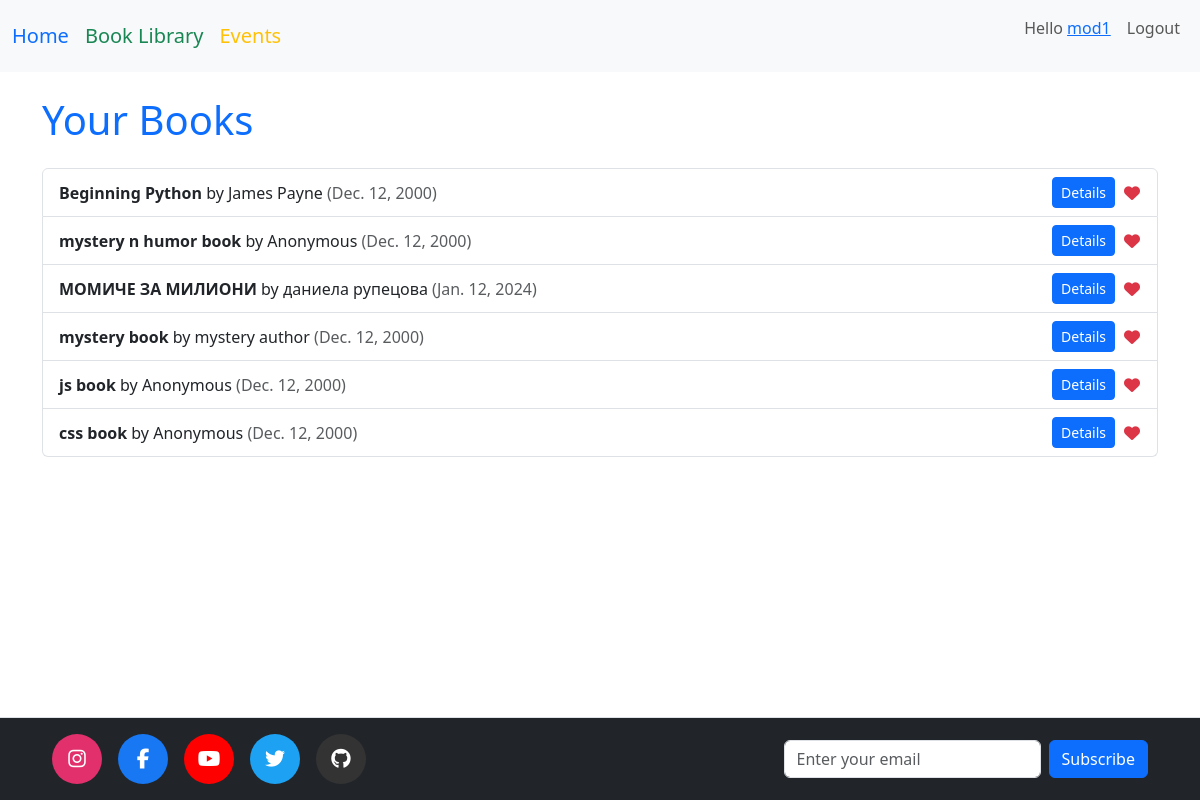
Screenshot of /dashboard/ (signed in) with the database file from the repository.
### accounts/models.py (models this page shows)
class MyUser(AbstractUser):
    email = models.EmailField(unique=True)
    bio = models.TextField(blank=True, null=True)
    fav_books = models.ManyToManyField('books.Book', blank=True, related_name='favorited_by')

### books/models.py (models this page shows, shortened)
class Book(models.Model):
    title = models.CharField(max_length=100)
    author = models.CharField(max_length=100, default='Anonymous')
    published = models.DateField(null=True, blank=True,
    default='2000-12-12')  # YYYY-MM-DD
    content = models.TextField(
        blank=True,
        null=True,
    )
    genres = models.ManyToManyField(Genre, related_name='books')
    pdf_file = models.FileField(upload_to='media_files/pdfs/', null=True, blank=True)

### books/views.py (the view)
# urls.py: path('dashboard/', views.dashboard, name='dashboard'),
@login_required
def dashboard(request):
    user = request.user
    fav_books = user.fav_books.all()
    context = {
        'fav_books': fav_books,
    }
    return render(request, 'dashboard.html', context)

### books/forms.py
class EmailSubscriptionForm(forms.Form):
    email = forms.EmailField(
        widget=forms.EmailInput(attrs={
            'class': 'form-control',
            'placeholder': 'Enter your email',
            'required': True,
        }),
        label=""
    )

### books/context_processors.py (called while the page is built)
def subscription_form(request):
    return {
        'subscribe_form': EmailSubscriptionForm()
    }

### templates/dashboard.html (shortened to what this page needs)
{% extends 'base.html' %}
{% block content %}
<div class="container mt-4">
  <div class="d-flex justify-content-between align-items-center mb-3">
    <h1 class="text-primary">Your Books</h1>
  </div>
  {% if fav_books %}
    <ul class="list-group">
      {% for book in fav_books %}
        <li class="list-group-item d-flex align-items-center justify-content-between">
          <div>
            <strong>{{ book.title }}</strong> by {{ book.author }}
            <span class="text-muted">({{ book.published }})</span>
          </div>
          <div class="d-flex align-items-center gap-2">
            <a href="{% url 'book_details' book.pk %}" class="btn btn-primary btn-sm">Details</a>
            {% if user.is_authenticated %}
              <form action="{% url 'toggle_favorite' book.id %}" method="post" class="d-inline">
                <button type="submit" class="btn btn-link p-0 m-0 align-middle" style="color: inherit;">
                  {% if book in user.fav_books.all %}
                    <i class="fa fa-heart text-danger"></i>
                  {% else %}
                    <i class="fa fa-heart-o text-secondary"></i>
                  {% endif %}
                </button>
              </form>
            {% endif %}
        </div>
        </li>
      {% endfor %}
    </ul>
  {% else %}
    <div class="alert alert-warning">
      No books.
    </div>
  {% endif %}
</div>
{% endblock %}

### templates/navbar.html (shortened to what this page needs)
<nav class="navbar navbar-expand-lg navbar-light bg-light mb-4">
  <div class="container-fluid">
    <a class="navbar-brand text-primary" href="{% url 'index' %}">Home</a>
    <a class="navbar-brand text-success" href="{% url 'book_list' %}">Book Library</a>
    <a class="navbar-brand text-warning" href="{% url 'event_list' %}">Events</a>
    <div class="collapse navbar-collapse" id="navbarNav">
      <ul class="navbar-nav ms-auto">
        {% if request.user.is_authenticated %}
          <li class="nav-item">
            <p class="nav-link">Hello <a href="{% url 'dashboard' %}">{{ request.user.username }}</a></p>
          </li>
          <li class="nav-item">
            <form method="post" action="{% url 'logout' %}">
              <button type="submit" class="btn btn-outline-danger nav-link border-0 bg-transparent">Logout</button>
            </form>
          </li>
        {% endif %}
      </ul>
    </div>
  </div>
</nav>

### static/css/style.css (style rules this page uses)
body { padding-bottom: 100px; }

### rows the page displays
MyUser: user.username "mod1"
Book: title "Beginning Python", author "James Payne", published "Dec. 12, 2000"
Book: title "mystery n humor book", author "Anonymous", published "Dec. 12, 2000"
Book: title "МОМИЧЕ ЗА МИЛИОНИ", author "даниела рупецова", published "Jan. 12, 2024"
Book: title "mystery book", author "mystery author", published "Dec. 12, 2000"
Book: title "js book", author "Anonymous", published "Dec. 12, 2000"
Book: title "css book", author "Anonymous", published "Dec. 12, 2000"
